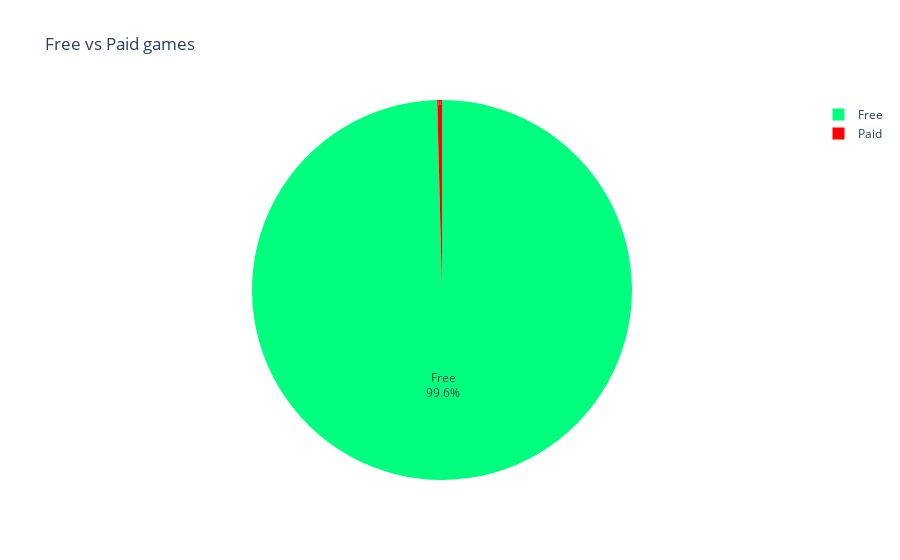

Source (notebook cell):
### Code cell
free_games = df['paid'].value_counts()
label = ['Free', 'Paid']
values = df['paid'].value_counts().values

fig = px.pie(free_games, values=values, names=label, title='Free vs Paid games', color_discrete_sequence=["springgreen", "red"])
fig.update_traces(textposition='inside', textinfo='percent+label')
fig.show()

### Figure 1 — Plotly figure (JSON) as saved in the notebook; plotly's stock layout.template omitted (floating-point values rounded to 4 significant figures)
{"data": [{"domain": {"x": [0, 1], "y": [0, 1]}, "hovertemplate": "label=%{label}<br>value=%{value}<extra></extra>", "labels": ["Free", "Paid"], "legendgroup": "", "name": "", "showlegend": true, "textinfo": "percent+label", "textposition": "inside", "type": "pie", "values": [1723, 7]}], "layout": {"legend": {"tracegroupgap": 0}, "piecolorway": ["springgreen", "red"], "title": {"text": "Free vs Paid games"}}}
